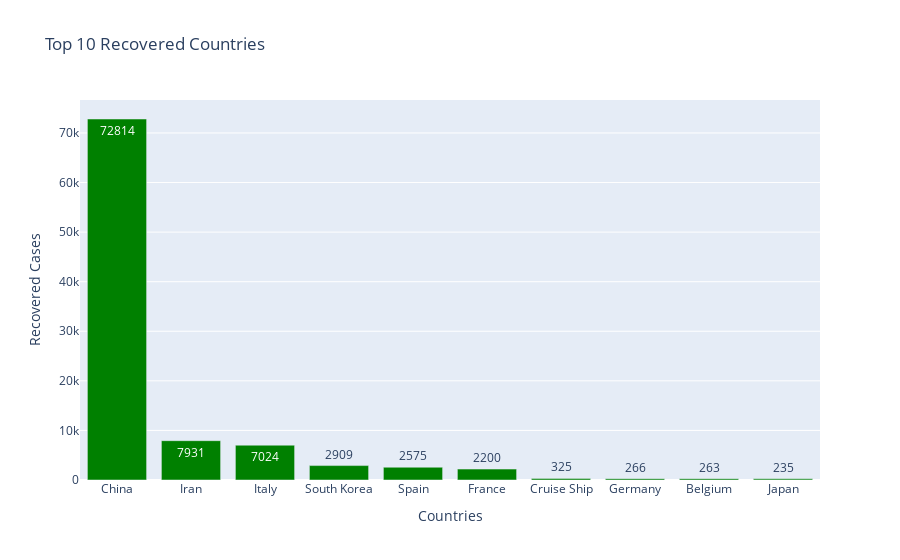

Notebook cell for this chart:
### Code cell
fig = go.Figure(data=[go.Bar(
            x=Recovered_per_country['Country/Region'][0:10], y=Recovered_per_country['Recovered'][0:10],
            text=Recovered_per_country['Recovered'][0:10],
            textposition='auto',
            marker_color='green',

        )])
fig.update_layout(
    title='Top 10 Recovered Countries',
    xaxis_title="Countries",
    yaxis_title="Recovered Cases",
)
fig.show()

### Figure 1 — Plotly figure (JSON) as saved in the notebook; plotly's stock layout.template omitted (floating-point values rounded to 4 significant figures)
{"data": [{"marker": {"color": "green"}, "text": [72814, 7931, 7024, 2909, 2575, 2200, 325, 266, 263, 235], "textposition": "auto", "type": "bar", "x": ["China", "Iran", "Italy", "South Korea", "Spain", "France", "Cruise Ship", "Germany", "Belgium", "Japan"], "y": [72814, 7931, 7024, 2909, 2575, 2200, 325, 266, 263, 235]}], "layout": {"title": {"text": "Top 10 Recovered Countries"}, "xaxis": {"title": {"text": "Countries"}}, "yaxis": {"title": {"text": "Recovered Cases"}}}}
